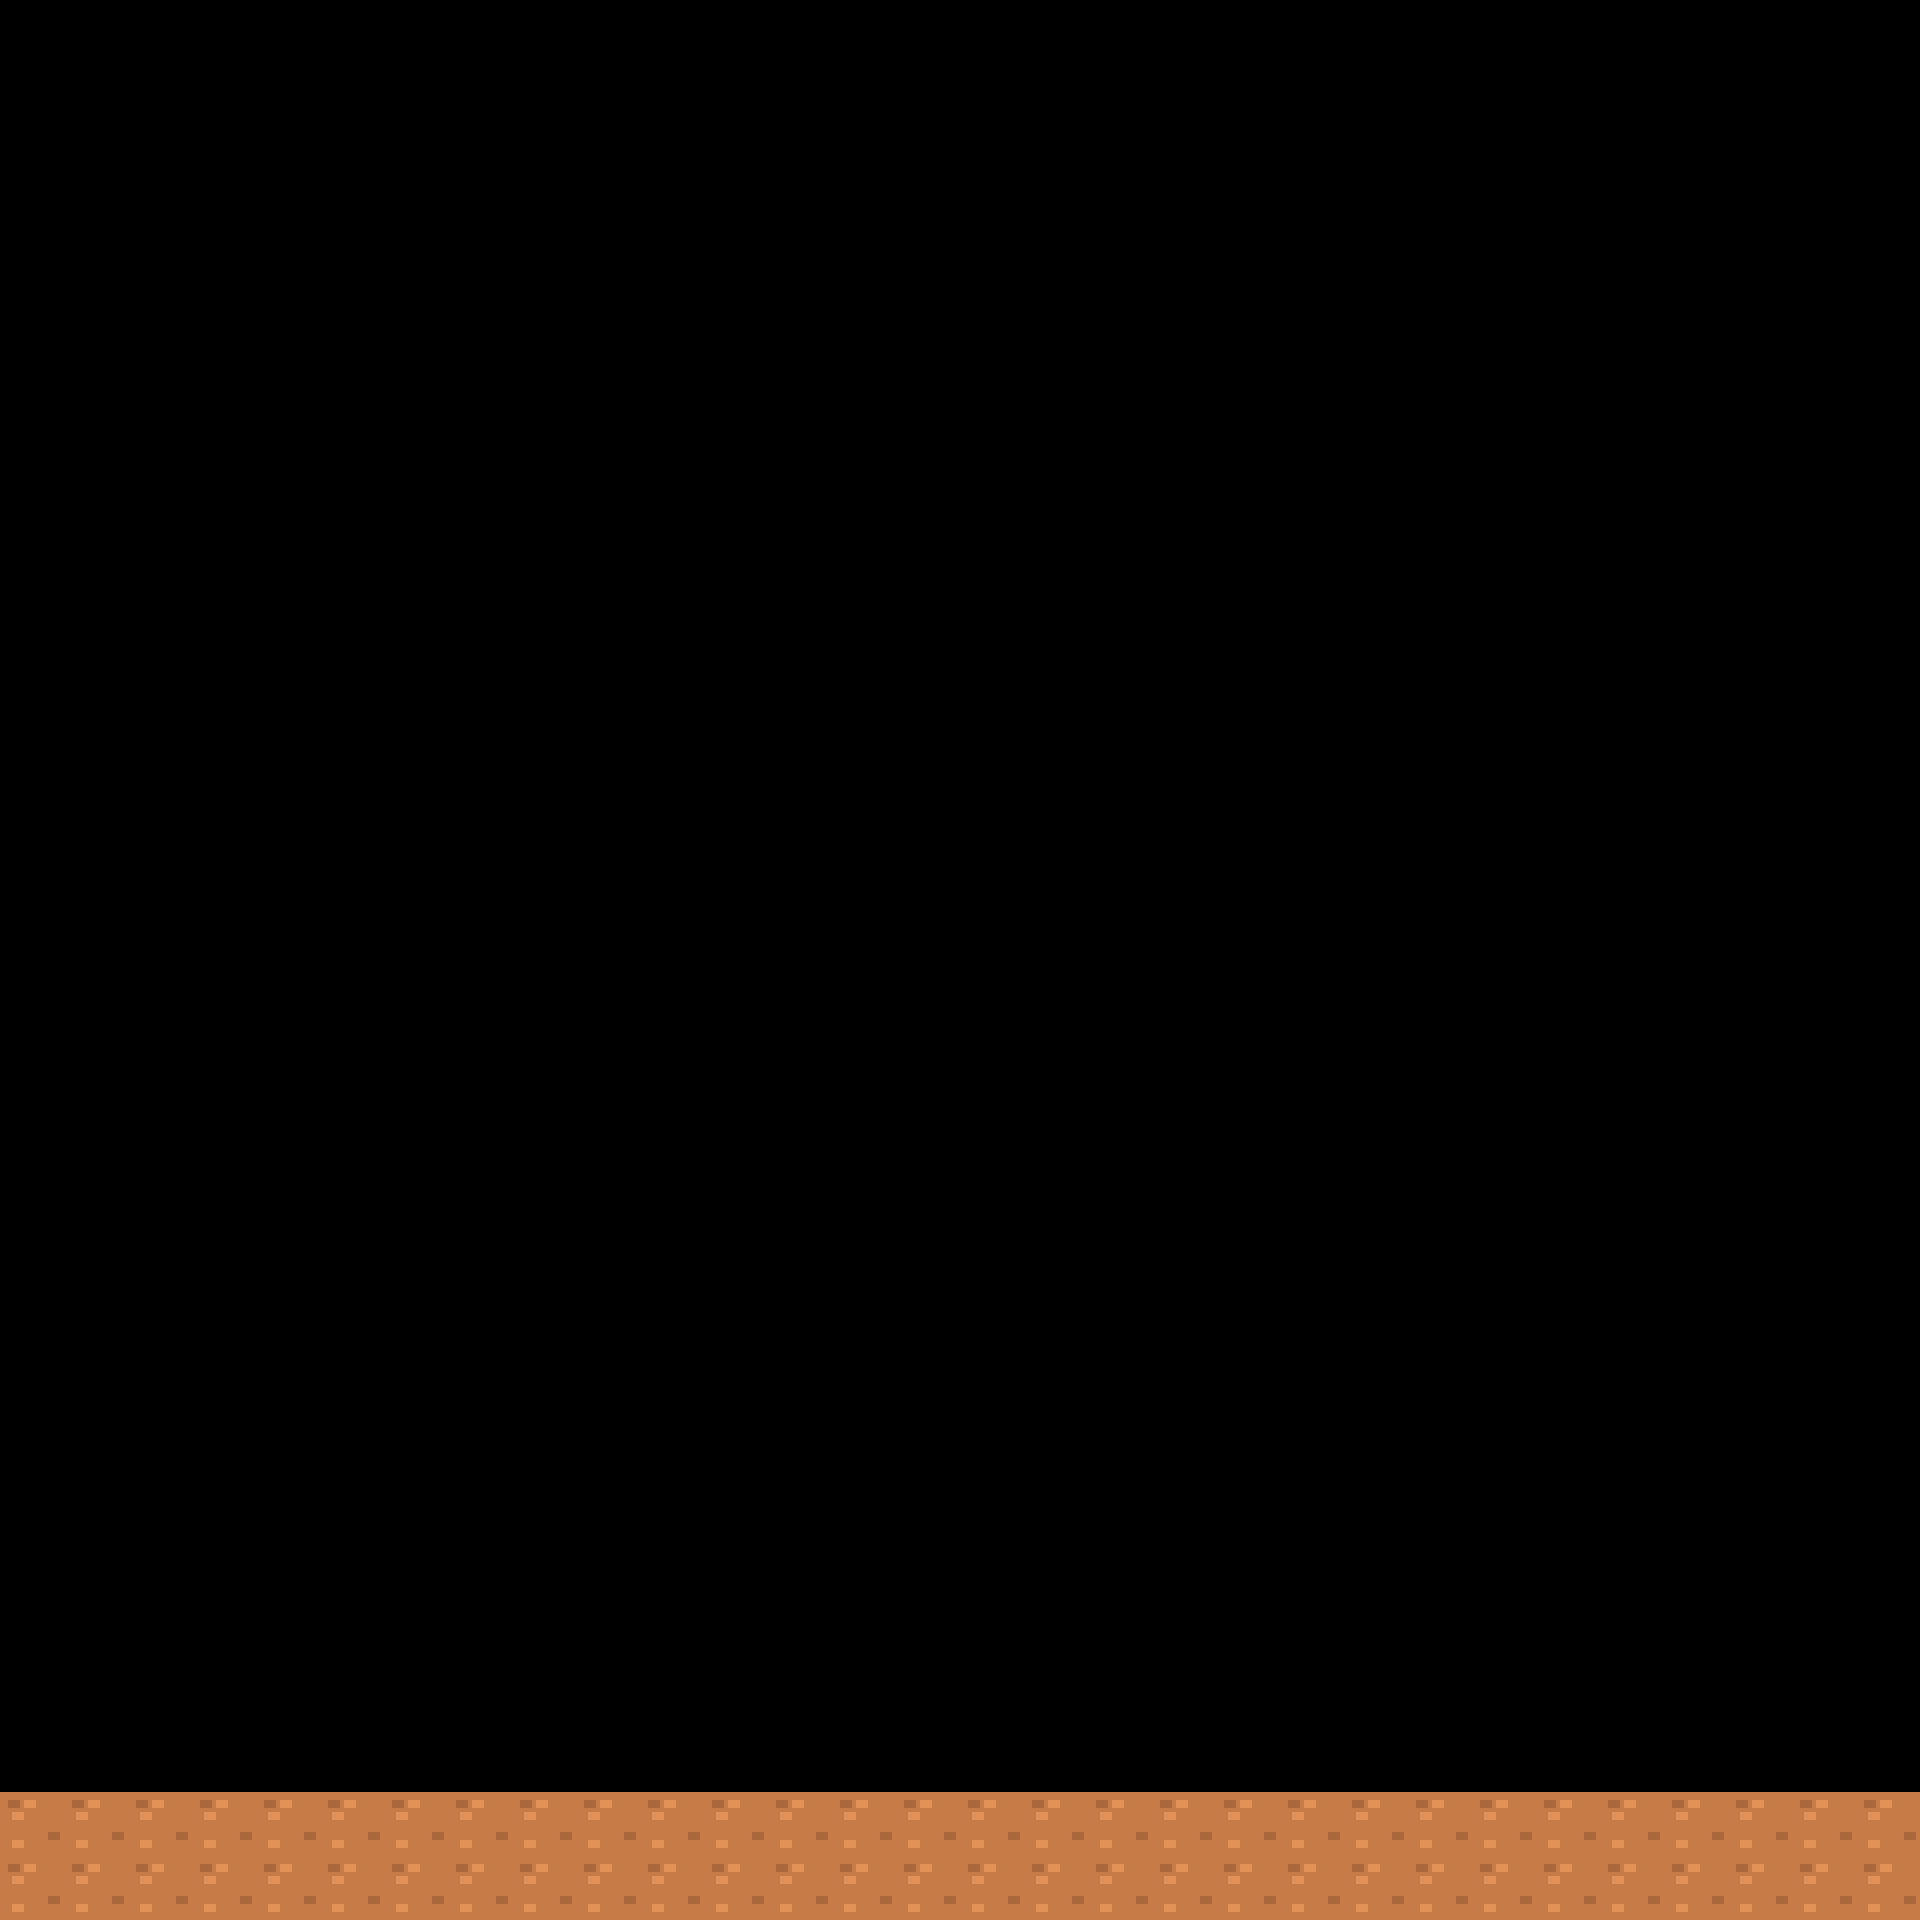

Tiled map render using the project's own tile images. Description and the whole map definition, tile-layer contents included, below:
An orthogonal 30x30 tile map with 64x64 px tiles, 1 tile layer (Calque de Tuiles 1) and 1 object (platform).

<map version="1.10" tiledversion="1.10.2" orientation="orthogonal" renderorder="right-down" width="30" height="30" tilewidth="64" tileheight="64" infinite="0" nextlayerid="3" nextobjectid="6">
 <editorsettings>
  <export target="platformer.tmj" format="json" />
 </editorsettings>
 <tileset firstgid="1" name="tiles-asset" tilewidth="64" tileheight="64" tilecount="54" columns="9">
  <image source="tileset.png" width="576" height="384" />
 </tileset>
 <layer id="1" name="Calque de Tuiles 1" width="30" height="30">
  <data encoding="csv">
0,0,0,0,0,0,0,0,0,0,0,0,0,0,0,0,0,0,0,0,0,0,0,0,0,0,0,0,0,0,
0,0,0,0,0,0,0,0,0,0,0,0,0,0,0,0,0,0,0,0,0,0,0,0,0,0,0,0,0,0,
0,0,0,0,0,0,0,0,0,0,0,0,0,0,0,0,0,0,0,0,0,0,0,0,0,0,0,0,0,0,
0,0,0,0,0,0,0,0,0,0,0,0,0,0,0,0,0,0,0,0,0,0,0,0,0,0,0,0,0,0,
0,0,0,0,0,0,0,0,0,0,0,0,0,0,0,0,0,0,0,0,0,0,0,0,0,0,0,0,0,0,
0,0,0,0,0,0,0,0,0,0,0,0,0,0,0,0,0,0,0,0,0,0,0,0,0,0,0,0,0,0,
0,0,0,0,0,0,0,0,0,0,0,0,0,0,0,0,0,0,0,0,0,0,0,0,0,0,0,0,0,0,
0,0,0,0,0,0,0,0,0,0,0,0,0,0,0,0,0,0,0,0,0,0,0,0,0,0,0,0,0,0,
0,0,0,0,0,0,0,0,0,0,0,0,0,0,0,0,0,0,0,0,0,0,0,0,0,0,0,0,0,0,
0,0,0,0,0,0,0,0,0,0,0,0,0,0,0,0,0,0,0,0,0,0,0,0,0,0,0,0,0,0,
0,0,0,0,0,0,0,0,0,0,0,0,0,0,0,0,0,0,0,0,0,0,0,0,0,0,0,0,0,0,
0,0,0,0,0,0,0,0,0,0,0,0,0,0,0,0,0,0,0,0,0,0,0,0,0,0,0,0,0,0,
0,0,0,0,0,0,0,0,0,0,0,0,0,0,0,0,0,0,0,0,0,0,0,0,0,0,0,0,0,0,
0,0,0,0,0,0,0,0,0,0,0,0,0,0,0,0,0,0,0,0,0,0,0,0,0,0,0,0,0,0,
0,0,0,0,0,0,0,0,0,0,0,0,0,0,0,0,0,0,0,0,0,0,0,0,0,0,0,0,0,0,
0,0,0,0,0,0,0,0,0,0,0,0,0,0,0,0,0,0,0,0,0,0,0,0,0,0,0,0,0,0,
0,0,0,0,0,0,0,0,0,0,0,0,0,0,0,0,0,0,0,0,0,0,0,0,0,0,0,0,0,0,
0,0,0,0,0,0,0,0,0,0,0,0,0,0,0,0,0,0,0,0,0,0,0,0,0,0,0,0,0,0,
0,0,0,0,0,0,0,0,0,0,0,0,0,0,0,0,0,0,0,0,0,0,0,0,0,0,0,0,0,0,
0,0,0,0,0,0,0,0,0,0,0,0,0,0,0,0,0,0,0,0,0,0,0,0,0,0,0,0,0,0,
0,0,0,0,0,0,0,0,0,0,0,0,0,0,0,0,0,0,0,0,0,0,0,0,0,0,0,0,0,0,
0,0,0,0,0,0,0,0,0,0,0,0,0,0,0,0,0,0,0,0,0,0,0,0,0,0,0,0,0,0,
0,0,0,0,0,0,0,0,0,0,0,0,0,0,0,0,0,0,0,0,0,0,0,0,0,0,0,0,0,0,
0,0,0,0,0,0,0,0,0,0,0,0,0,0,0,0,0,0,0,0,0,0,0,0,0,0,0,0,0,0,
0,0,0,0,0,0,0,0,0,0,0,0,0,0,0,0,0,0,0,0,0,0,0,0,0,0,0,0,0,0,
0,0,0,0,0,0,0,0,0,0,0,0,0,0,0,0,0,0,0,0,0,0,0,0,0,0,0,0,0,0,
0,0,0,0,0,0,0,0,0,0,0,0,0,0,0,0,0,0,0,0,0,0,0,0,0,0,0,0,0,0,
0,0,0,0,0,0,0,0,0,0,0,0,0,0,0,0,0,0,0,0,0,0,0,0,0,0,0,0,0,0,
38,38,38,38,38,38,38,38,38,38,38,38,38,38,38,38,38,38,38,38,38,38,38,38,38,38,38,38,38,38,
38,38,38,38,38,38,38,38,38,38,38,38,38,38,38,38,38,38,38,38,38,38,38,38,38,38,38,38,38,38
</data>
 </layer>
 <objectgroup id="2" name="Calque d'Objets 1">
  <object id="5" type="platform" x="1.33333" y="1792" width="1918.67" height="128" />
 </objectgroup>
</map>
